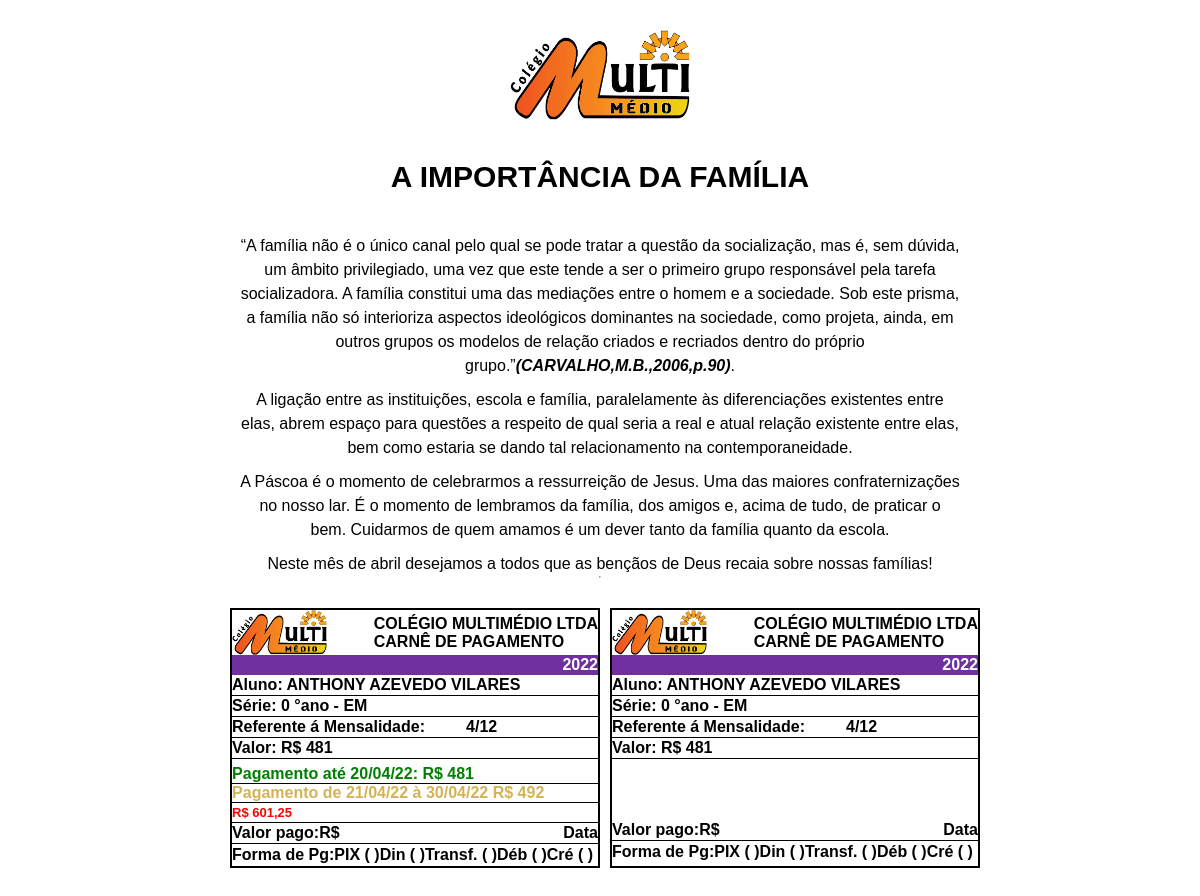
/carne.php?id=3, run on the app's committed database.
### tables this page shows
CREATE TABLE `financeiro` (
  `id` int(11) NOT NULL,
  `aluno` varchar(100) NOT NULL,
  `jan` float NOT NULL,
  `fev` float NOT NULL,
  `mar` float NOT NULL,
  `abr` float NOT NULL,
  `mai` float NOT NULL,
  `jun` float NOT NULL,
  `jul` float NOT NULL,
  `ago` float NOT NULL,
  `setembro` float NOT NULL,
  `outubro` float NOT NULL,
  `nov` float NOT NULL,
  `dez` float NOT NULL,
  `data_mensalidade` int(2) NOT NULL,
  `date_register` timestamp NOT NULL DEFAULT current_timestamp(),
  `status` int(1) NOT NULL
);

### bd/carneQuery.php (called while the page is built, shortened)
<?php
include_once 'connection.php';
$id = $_GET["id"];
$getAluno = "SELECT * FROM financeiro WHERE id = $id";
$result = mysqli_query($con, $getAluno);
if (mysqli_num_rows($result) > 0) {
  while ($row = mysqli_fetch_assoc($result)) {
    $aluno = [
      $row["aluno"],
      "meses" => [
        1 => $row["jan"],
        2 => $row["fev"],
        3 => $row["mar"],
        4 => $row["abr"],
        5 => $row["mai"],
        6 => $row["jun"],
        7 => $row["jul"],
        8 => $row["ago"],
        9 => $row["setembro"],
        10 => $row["outubro"],
        11 => $row["nov"],
        12 => $row["dez"],
      ],
      $row["data_mensalidade"],
      date("d/m/y", strtotime($row["date_register"])),
      $row["ano"]
    ];
  }
}

### carneMes.php (the view)
<?php
function carneMes()
{
  include_once "./bd/carneQuery.php";
  for ($i = 1; $i <= 12; $i++) {
    $nome = $aluno[0];
    $data_mensalidade = $aluno[1];
    $valor = $aluno["meses"][$i];
    $ano = $aluno[3];
    $ultimoDiaDoMes = date("t");
    $pagamentoAposDataMensalidade = $data_mensalidade + 1;
    $anoAtual = date('y');
    $mesAtual = date('m');
    $pagamentoDepoisDaMensalidade = ($valor === "0" ? "R$ 0" : $valor + 11);
    $valorDoPagamentoAtrasado = number_format($valor + ($valor * 0.25), 2, ",");
    $carne = <<<HTML
        <section class="container-carne">
          <div class="carne-item">
            <header class="header-carne">
              <img src="./assets/img/image1.png" class="logo-carne" alt="Colégio Multimédio LTDA">
              <h2 class="title-carne">Colégio Multimédio LTDA <br> <span>Carnê de pagamento</span></h2>
            </header>
            <p class="ano">2022</p>
            <ul class="informacoes-pagamento">
            <li class="text-preto">Aluno: <span>$nome</span></li>
            <li class="text-preto"><span>Série: $ano °ano - EM</span></li>
              <li class="text-preto">
                Referente á Mensalidade: <span class="mes">$i/12</span>
              </li>
              <li class="text-preto">Valor: R$ <span>$valor</span></li>
              <li>
                <div class="valores">
                  <p class="texto-verde">Pagamento até $data_mensalidade/$mesAtual/$anoAtual: <span>R$ $valor</span></p>
                  <p class='texto-marrom'>Pagamento de $pagamentoAposDataMensalidade/$mesAtual/22 à $ultimoDiaDoMes/$mesAtual/22 <span>R$ $pagamentoDepoisDaMensalidade</span></p>
                  <p class='texto-vermelho'> <span>R$ $valorDoPagamentoAtrasado</span></p>
                </div>
              </li>
              <li>
                <div class="valor-pago">
                  <p>Valor pago:R$ </p>
                  <p>Data</p>
                </div>
              </li>
              <li>
                <ul class="forma-de-pagamento">
                  <li>Forma de Pg: </li>
                  <li>PIX <span>( )</span> </li>
                  <li>Din <span>( )</span> </li>
                  <li>Transf. <span>( )</span> </li>
                  <li>Déb <span>( )</span> </li>
                  <li>Cré <span>( )</span> </li>
                </ul>
              </li>
            </ul>
          </div>
          <div class="carne-item">
            <header class="header-carne">
              <img src="./assets/img/image1.png" class="logo-carne" alt="">
              <h2 class="title-carne">Colégio Multimédio LTDA <br> Carnê de pagamento</h2>
            </header>
            <p class="ano">2022</p>
            <ul class="informacoes-pagamento">
            <li class="text-preto">Aluno: $aluno[0]</li>
            <li class="text-preto">Série: $ano °ano - EM</li>
              <li class="text-preto">
                Referente á Mensalidade: <span class="mes"> $i/12</span>
              </li>
              <li class="text-preto espacamento">Valor: R$  <span>$valor</span></li>
              <li>
                <div class="valor-pago">
                  <p class="">Valor pago:R$ </p>
                  <p class="">Data</p>
                </div>
              </li>
              <li>
                <ul class="forma-de-pagamento">
                  <li>Forma de Pg: </li>
                  <li>PIX <span>( )</span> </li>
                  <li>Din <span>( )</span> </li>
                  <li>Transf. <span>( )</span> </li>
                  <li>Déb <span>( )</span> </li>
                  <li>Cré <span>( )</span> </li>
                </ul>
              </li>
            </ul>
          </div>
        </section>
       HTML;
    if ($i == $mesAtual) {
      echo $carne;
    }
  }
}

### css/carne.css (style rules this page uses)
* { margin: 0; padding: 0; box-sizing: border-box; font-size: 1rem; font-family: Arial, Helvetica, sans-serif; }
img { display: block; max-width: 100%; }
ul, li { list-style: none; }
:root { --bg-ano-info: #7030a0; }
.container-carne { width: 100%; display: flex; justify-content: center; margin-top: 10px; }
.container-carne .carne-item + .carne-item { margin-left: 10px; }
.carne-item { border: 2px solid #000; width: 430px; }
.header-carne { display: flex; justify-content: space-between; }
.logo-carne { width: 95px; height: 45px; }
.title-carne { margin-top: 5px; text-transform: uppercase; }
.ano { background-color: var(--bg-ano-info); padding: 1px 0; color: #fff; font-weight: bold; text-align: right; }
.text-preto { font-weight: bold; }
.informacoes-pagamento li { border-bottom: 1px solid #000; padding: 1px 0; }
.informacoes-pagamento li:last-child { border: none; }
.informacoes-pagamento li .mes { text-align: right; margin-left: 10%; }
.espacamento { margin-bottom: 61px; }
.valores { margin-top: 5px; }
.valores p { font-weight: bold; border-bottom: 1px solid #000; }
.valores p:last-child { border: none; }
.texto-marrom span { position: relative; left: 26px; }
.valores .texto-verde { color: green; }
.valores .texto-marrom { color: #d4b357; }
.valores .texto-vermelho { color: red; font-size: 0.813rem; }
.valor-pago { display: flex; justify-content: space-between; font-weight: bold; }
.forma-de-pagamento { display: flex; justify-content: space-between; font-weight: bold; }
.forma-de-pagamento li { border: none; }

### css/carne-screeen.css (style rules this page uses)
* { margin: 0; padding: 0; box-sizing: border-box; font-size: 1rem; font-family: Arial, Helvetica, sans-serif; }
body { overflow-x: hidden; }
img { display: block; max-width: 100%; }
ul, li { list-style: none; }
:root { --bg-ano-info: #7030a0; }
.container-carne { flex: 0 0 300px; display: flex; flex-direction: column; }
.container-carne .carne-item { margin: 30px 0; }
.carne-item { border: 2px solid #000; width: 100%; }
.header-carne { display: flex; justify-content: space-between; }
.logo-carne { width: 95px; height: 45px; }
.title-carne { margin-top: 5px; text-transform: uppercase; }
.ano { background-color: var(--bg-ano-info); padding: 1px 0; color: #fff; font-weight: bold; text-align: right; }
.text-preto { font-weight: bold; }
.informacoes-pagamento li { border-bottom: 1px solid #000; padding: 1px 0; }
.informacoes-pagamento li:last-child { border: none; }
.informacoes-pagamento li .mes { text-align: right; margin-left: 10%; }
.espacamento { margin-bottom: 61px; }
.valores { margin-top: 5px; }
.valores p { font-weight: bold; border-bottom: 1px solid #000; }
.valores p:last-child { border: none; }
.valores .texto-verde { color: green; }
.valores .texto-marrom { color: #d4b357; }
.valores .texto-vermelho span { color: red; font-size: 0.813rem; }
.valor-pago { display: flex; flex-direction: column; justify-content: space-between; font-weight: bold; }
.forma-de-pagamento { display: flex; flex-direction: column; align-items: center; font-weight: bold; }
.forma-de-pagamento li { margin-bottom: 10px; border: none; }
.forma-de-pagamento li:last-child { margin-bottom: 0px; }
@media screen and (min-width:900px) { .container-carne { flex: 0 0 100%; display: flex; flex-direction: row; } }
@media screen and (min-width:900px) { .container-carne .carne-item { flex: 0 0 50%; margin: 30px 0; } }
@media screen and (min-width:900px) { .container-carne .carne-item + .carne-item { margin-left: 10px; } }
@media screen and (min-width:900px) { .valor-pago { display: flex; flex-direction: row; justify-content: space-between; font-weight: bold; } }
@media screen and (min-width:900px) { .forma-de-pagamento { display: flex; flex-direction: row; font-weight: bold; } }
@media screen and (min-width:900px) { .forma-de-pagamento li { margin-bottom: 0px; border: none; } }
@media screen and (min-width:900px) { .forma-de-pagamento li:first-child { margin-bottom: 0px; border: none; } }

### data on the page
financeiro: aluno "ANTHONY AZEVEDO VILARES", ano "0", mar "481", data_mensalidade "20", anoAtual "22", data_mensalidade "21", mar "492", mar "601,25"
